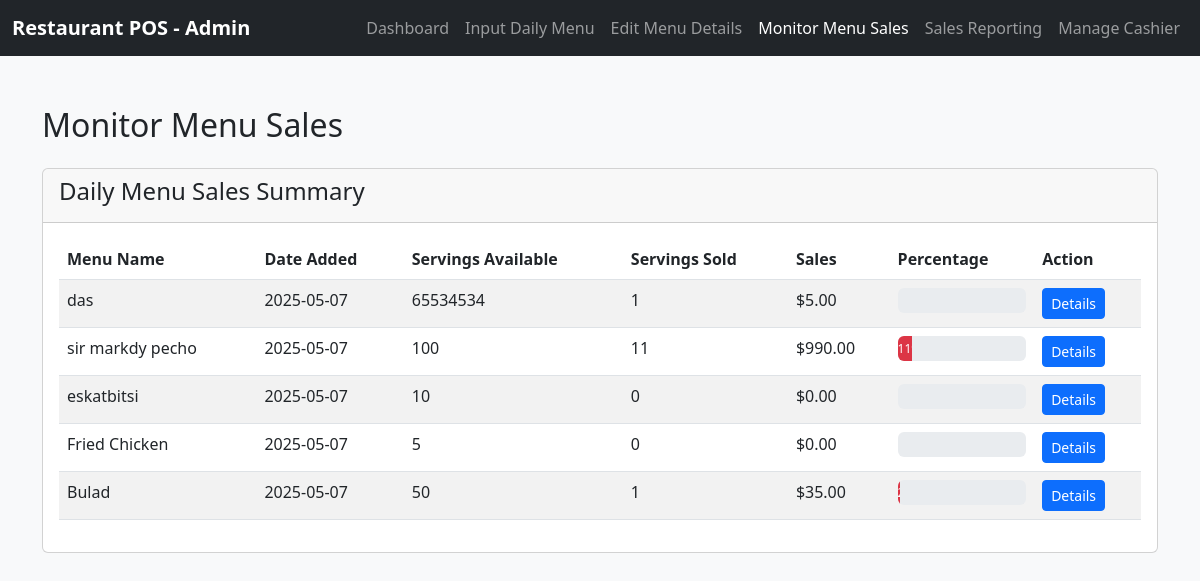
Page /admin/MenuManagement/monitor-menu-sales.php on the committed database.
### tables this page shows
CREATE TABLE `menu_items` (
  `id` int(11) NOT NULL,
  `menu_name` varchar(255) NOT NULL,
  `approximate_cost` decimal(10,2) NOT NULL,
  `number_of_servings` int(11) NOT NULL,
  `price_per_serve` decimal(10,2) NOT NULL,
  `expected_sales` decimal(10,2) NOT NULL,
  `servings_sold` int(11) DEFAULT 0,
  `date_added` date NOT NULL
);

### admin/MenuManagement/monitor-menu-sales.php (the view, shortened to what this page needs)
<!DOCTYPE html>
<html lang="en">
<head>
  <link rel="stylesheet" href="https://cdn.jsdelivr.net/npm/bootstrap@5.3.0/dist/css/bootstrap.min.css">
</head>
<body>
  <nav class="navbar navbar-expand-lg navbar-dark bg-dark">
    <div class="container-fluid">
      <a class="navbar-brand" href="#">Restaurant POS - Admin</a>
      <div class="collapse navbar-collapse" id="adminNavbar">
        <ul class="navbar-nav ms-auto">
          <li class="nav-item">
            <a class="nav-link" href="../index.php">Dashboard</a>
          </li>
          <li class="nav-item">
            <a class="nav-link" href="input-daily-menu.php">Input Daily Menu</a>
          </li>
          <li class="nav-item">
            <a class="nav-link" href="edit-menu-details.php">Edit Menu Details</a>
          </li>
          <li class="nav-item">
            <a class="nav-link active" href="monitor-menu-sales.php">Monitor Menu Sales</a>
          </li>
          <li class="nav-item">
            <a class="nav-link" href="sales-reporting.php">Sales Reporting</a>
          </li>
          <li class="nav-item">
            <a class="nav-link" href="manage-cashier.php">Manage Cashier</a>
          </li>
        </ul>
      </div>
    </div>
  </nav>
  <div class="container">
    <h2 class="mb-4">Monitor Menu Sales</h2>
    <?php
    include '../../connection.php';
    $sql = "SELECT * FROM menu_items ORDER BY date_added DESC";
    $allMenuItems = mysqli_query($conn, $sql);
    ?>
    <div class="card mb-4">
        <div class="card-header">
            <h4>Daily Menu Sales Summary</h4>
        </div>
        <div class="card-body">
            <div class="table-responsive">
                <table class="table table-striped table-hover">
                    <thead>
                        <tr>
                            <th>Menu Name</th>
                            <th>Date Added</th>
                            <th>Servings Available</th>
                            <th>Servings Sold</th>
                            <th>Sales</th>
                            <th>Percentage</th>
                            <th>Action</th>
                        </tr>
                    </thead>
                    <tbody>
                        <?php
                        if (mysqli_num_rows($allMenuItems) > 0) {
                            while($item = mysqli_fetch_assoc($allMenuItems)) {
                                $percentSold = ($item['number_of_servings'] > 0) ?
                                    ($item['servings_sold'] / $item['number_of_servings']) * 100 : 0;
                                $actualSales = $item['servings_sold'] * $item['price_per_serve'];
                                $progressClass = "bg-primary";
                                if ($percentSold >= 90) {
                                    $progressClass = "bg-success";
                                } elseif ($percentSold >= 60) {
                                    $progressClass = "bg-info";
                                } elseif ($percentSold >= 30) {
                                    $progressClass = "bg-warning";
                                } elseif ($percentSold > 0) {
                                    $progressClass = "bg-danger";
                                }
                                echo '<tr>
                                        <td>' . $item['menu_name'] . '</td>
                                        <td>' . $item['date_added'] . '</td>
                                        <td>' . $item['number_of_servings'] . '</td>
                                        <td>' . $item['servings_sold'] . '</td>
                                        <td>$' . number_format($actualSales, 2) . '</td>
                                        <td>
                                            <div class="progress">
                                                <div class="progress-bar ' . $progressClass . '" role="progressbar"
                                                    style="width: ' . $percentSold . '%"
                                                    aria-valuenow="' . $percentSold . '" aria-valuemin="0" aria-valuemax="100">
                                                    ' . round($percentSold) . '%
                                                </div>
                                            </div>
                                        </td>
                                        <td>
                                            <a href="?menu_id=' . $item['id'] . '" class="btn btn-sm btn-primary">Details</a>
                                        </td>
                                    </tr>';
                            }
                        } else {
                            echo '<tr><td colspan="7" class="text-center">No menu items found</td></tr>';
                        }
                        ?>
                    </tbody>
                </table>
            </div>
        </div>
    </div>
  </div>
</body>
</html>

### admin/MenuManagement/monitor-menu-sales.php (style rules this page uses)
body { background-color: #f8f9fa; }
.nav-link { font-weight: 500; }
.navbar-brand { font-weight: bold; }
.container { margin-top: 50px; }
.progress { height: 25px; }

### rows in the picture
menu_items: menu_name "das", date_added "2025-05-07", number_of_servings "65534534", servings_sold "1", price_per_serve "5.00"
menu_items: menu_name "sir markdy pecho", date_added "2025-05-07", number_of_servings "100", servings_sold "11", actualSales "990.00"
menu_items: menu_name "eskatbitsi", date_added "2025-05-07", number_of_servings "10", servings_sold "0", actualSales "0.00"
menu_items: menu_name "Fried Chicken", date_added "2025-05-07", number_of_servings "5", servings_sold "0", actualSales "0.00"
menu_items: menu_name "Bulad", date_added "2025-05-07", number_of_servings "50", servings_sold "1", price_per_serve "35.00"
